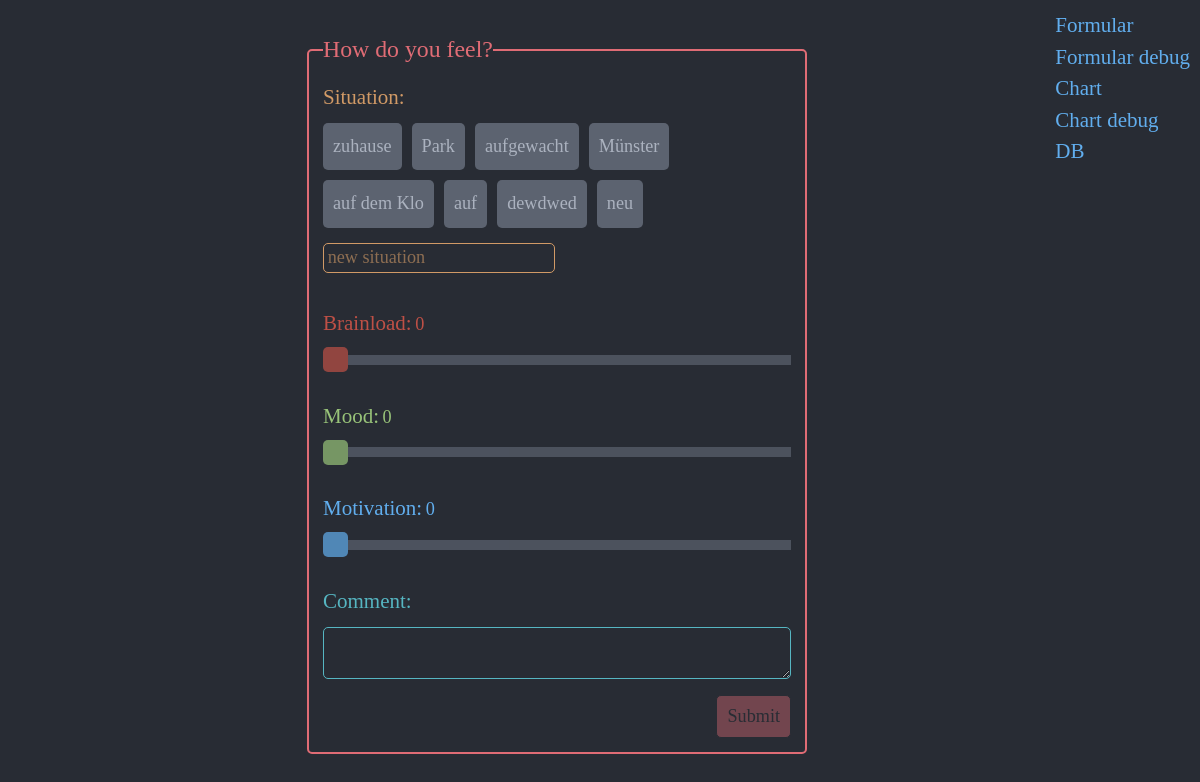
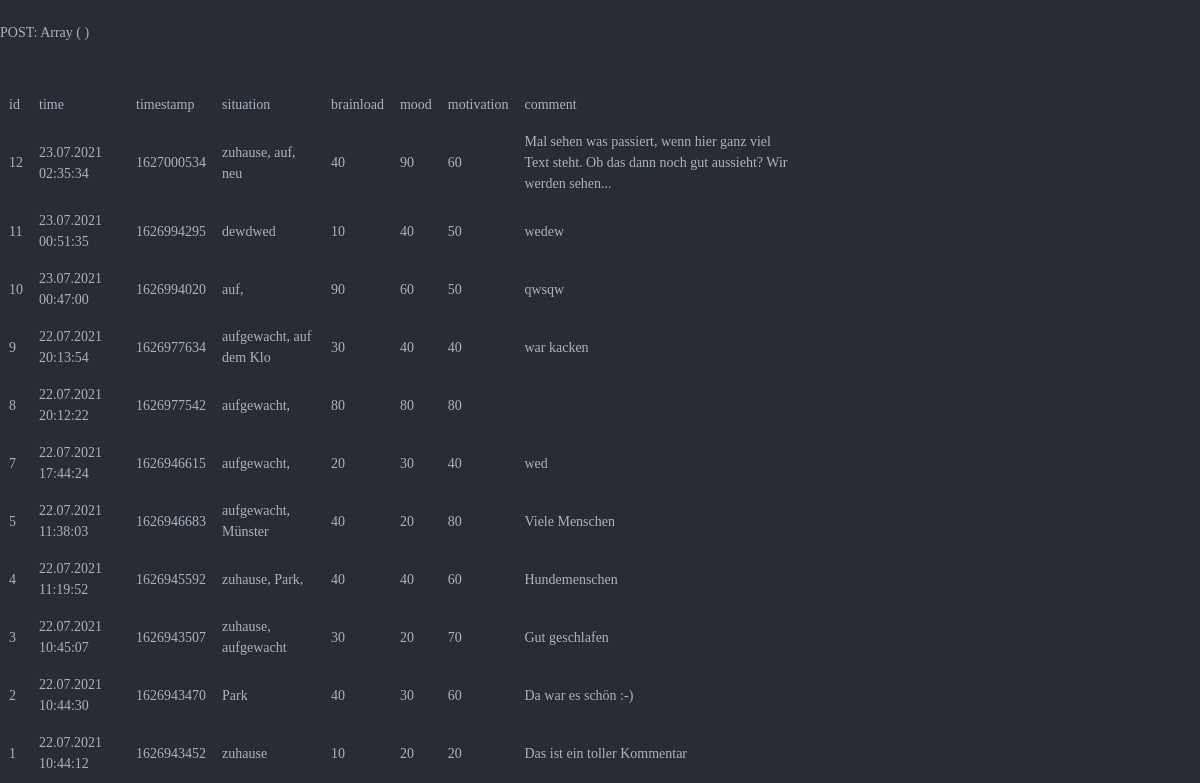
The page /error.php on the database as committed earlier (2 pictures, top to bottom).
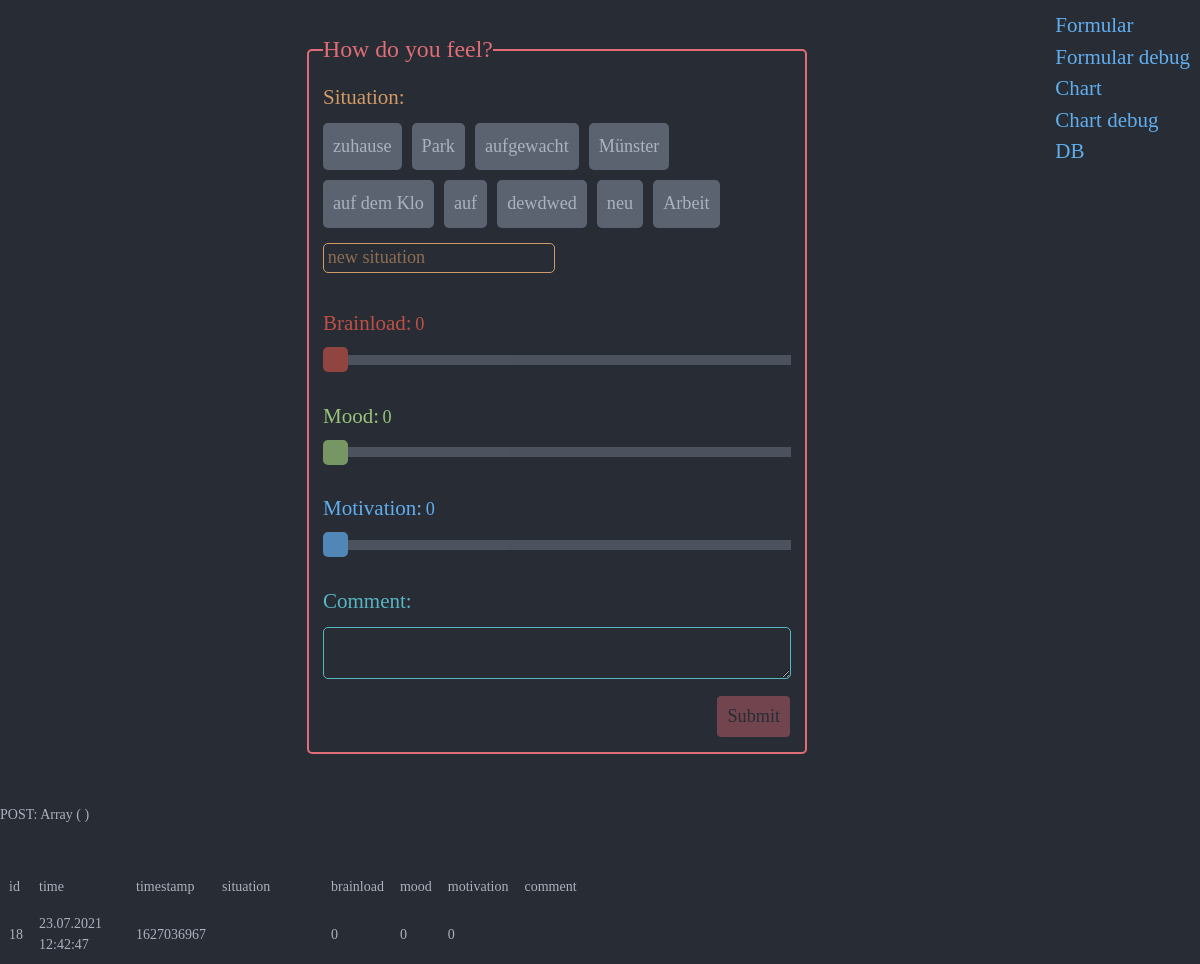
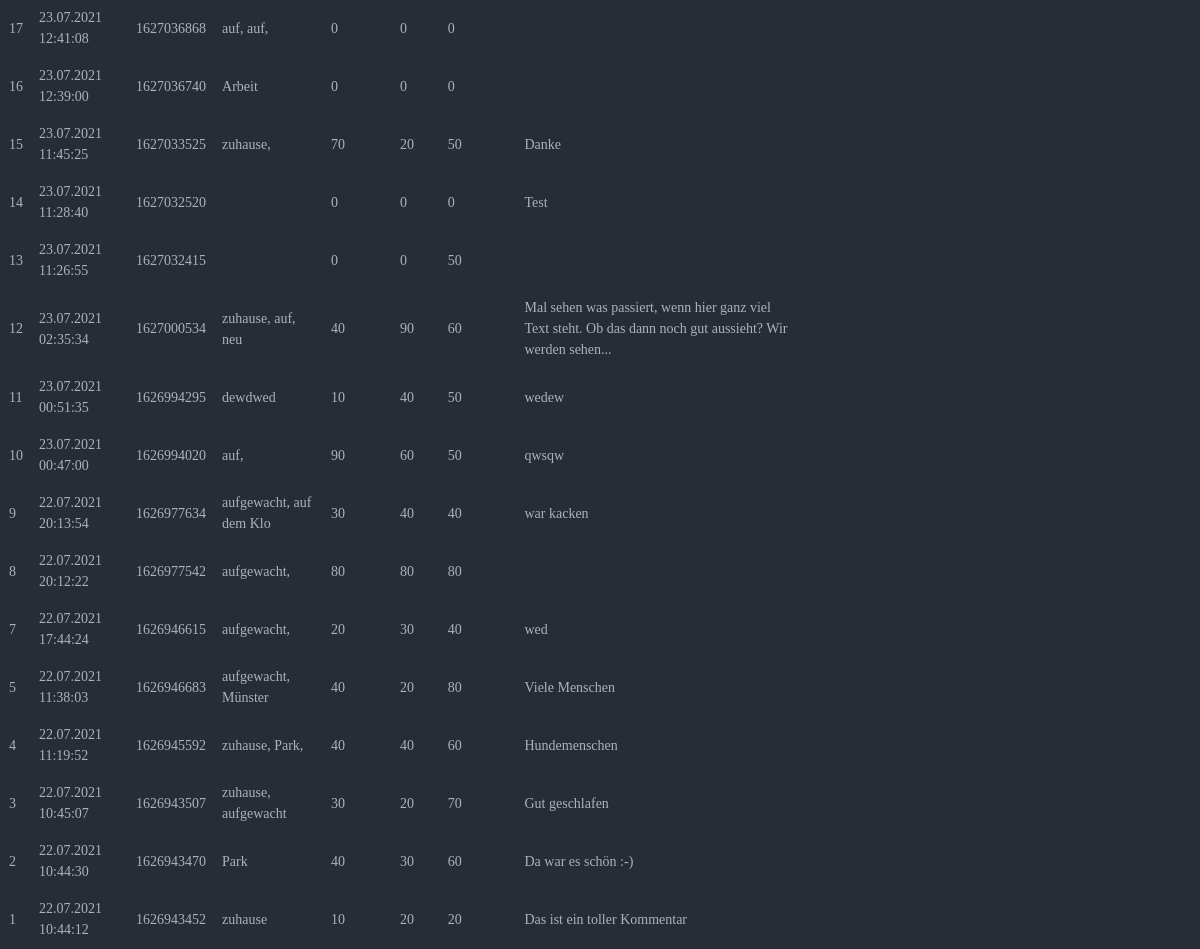
The same page on the database as committed later (2 pictures, top to bottom).
### tables this page shows
CREATE TABLE "user_1" (
  "id" INTEGER PRIMARY KEY AUTOINCREMENT NOT NULL,
  "time" DATETIME,
  "timestamp" INTEGER,
  "situation" VARCHAR,
  "brainload" INTEGER,
  "mood" INTEGER,
  "motivation" INTEGER,
  "comment" VARCHAR
);

### index.php (the view, shortened to what this page needs)
<!DOCTYPE html>
<html lang="de">
<head>
    <link rel="stylesheet" href="style.css">
</head>
<body>
    <?php
$db = new SQLite3('timestamp.sqlite', SQLITE3_OPEN_CREATE | SQLITE3_OPEN_READWRITE);
$db->query('CREATE TABLE IF NOT EXISTS "user_1" (
  "id" INTEGER PRIMARY KEY AUTOINCREMENT NOT NULL,
  "time" DATETIME,
  "timestamp" INTEGER,
  "situation" VARCHAR,
  "brainload" INTEGER,
  "mood" INTEGER,
  "motivation" INTEGER,
  "comment" VARCHAR
)');
$results= $db->query("select * from user_1");
$data= array();
while ($res= $results->fetchArray(1)){
  array_push($data, $res);
}
$situations = array();
foreach ($data as $key => $value) {
  foreach ($value as $k => $v) {
    if ($k == 'situation'){
      $situation = (explode(",",$v));
      foreach ($situation as $nr => $sit) {
        array_push($situations, trim($sit));
      }
    }
  }
}
$situations = array_filter(array_unique($situations));
if ($error){
  echo <<< HTML
  <div id=links>
    <a href="index.php">Formular</a>
    <a href="error">Formular debug</a>
    <a href="chart.php">Chart</a>
    <a href="error?e=chart">Chart debug</a>
    <a href="assets/admin.php">DB</a>
  </div>
  HTML;
}else{
  echo <<< HTML
  <div id=links>
    <a href="chart.php"><img src="assets/ChartIcon.png" alt="ChartIcon"></a>
  </div>
  HTML;
}
?>
    <div id="content">
        <form action="" method="POST" name=form autocomplete=off>
            <fieldset>
                <legend>How do you feel?</legend>
                <label class="itemLabel situation" for=situation>Situation: </label>
                <div id=SituationCheckboxes>
                    <?php
            foreach ($situations as $key => $value) {
              $id = random_int(1000,9999);
              echo "<label class=text_checkbox for=$id>$value</label>";
            }
            echo "<input type=text class=newSituation name=situations[] placeholder='new situation'>";
          ?>
                </div>
                <label class="itemLabel brainload" for=brainloadSlider>Brainload: </label>
                <div id=brainloadSliderOutput></div>
                <input type="range" min="0" max="100" value="0" step="10" class="slider brainload" id=brainloadSlider name=brainload>
                <label class="itemLabel mood" for=moodSlider>Mood: </label>
                <div id=moodSliderOutput></div>
                <input type="range" min="0" max="100" value="0" step="10" class="slider mood" id=moodSlider name=mood>
                <label class="itemLabel motivation" for=motivationSlider>Motivation: </label>
                <div id=motivationSliderOutput></div>
                <input type="range" min="0" max="100" value="0" step="10" class="slider motivation" id=motivationSlider name=motivation>
                <label class="itemLabel comment" for=comment>Comment: </label>
                <textarea name="comment" id="comment"></textarea>
                <input type="submit" id=submitButton class=button value="Submit" name="submit" disabled>
            </fieldset>
        </form>
    </div>
</body>
</html>
<?php
if (1 == $error){
  echo "<br><br><br>POST: ";
  print_r($_POST);
}
$db = new SQLite3('timestamp.sqlite', SQLITE3_OPEN_CREATE | SQLITE3_OPEN_READWRITE);
$results= $db->query("select * from user_1");
$data= array();
while ($res= $results->fetchArray(1)){
array_push($data, $res);
}
if (1 == $error){
  $data = array_reverse($data);
  echo "<table class=allData>";
  echo "<tr>";
  echo "<td>id</td>";
  echo "<td>time</td>";
  echo "<td>timestamp</td>";
  echo "<td>situation</td>";
  echo "<td>brainload</td>";
  echo "<td>mood</td>";
  echo "<td>motivation</td>";
  echo "<td>comment</td>";
  echo "</tr>";
  foreach ($data as $key => $value) {
    echo "<tr>";
    foreach ($value as $k => $v) {
      echo "<td>".$v."</td>";
    }
    echo "</tr>";
  }
  echo "</table>";
}

### error.php (shortened to what this page needs)
<?php
$error = 1;
if (isset($_GET['e']) && $_GET['e'] == "chart"){
    include 'chart.php';
}else{
    include 'index.php';
}

### style.css (style rules this page uses)
:root { --dark: #282c34; --lightgrey: #abb2bf; --grey: #818896; --darkgrey: #5c6370; --bluegreen: #56b6c2; --blue: #61aeee; --pink: #c678dd; --salomon: #e06c75; --green: #98c379; --red: #be5046; --orange: #d19a66; --yellow: #e6c07b }
body, html { height: 100vh; margin: 5px 0 0 }
body { height: 100vh; background: var(--dark); color: var(--lightgrey); font-family: LibreBaskerville_Regular,Garamond,serif; font-size: 14px; font-style: normal; line-height: 1.5 }
#links { position: absolute; top: 10px; right: 10px; font-size: 1.5em; text-decoration: none; display: grid; }
#links a { color:#61aeee; }
#content { position: relative; top: 20px; margin: auto; max-width: 600px }
::placeholder { color: var(--orange); opacity: .6 }
.button { font-family: LibreBaskerville_Regular,Garamond,serif; float:right; font-size:1.3em; border: 1px solid var(--dark); border-radius: 5px; padding: 10px 10px 10px 10px; margin-top: 10px; background: var(--salomon); color: var(--dark); text-align: center; cursor: pointer }
fieldset { max-width: 500px; padding: 1em; margin: .5em; border: 2px solid var(--salomon); border-radius: 5px }
legend { font-size: 1.7em; color: var(--salomon); }
label.itemLabel { padding-top: 30px; padding-bottom: 10px; font-size: 1.5em; display: inline-block }
label.itemLabel.situation { color: var(--orange); padding-top: 0px; padding-bottom: 0px; }
label.itemLabel.brainload { color: var(--red) }
label.itemLabel.mood { color: var(--green) }
label.itemLabel.motivation { color: var(--blue) }
label.itemLabel.comment { color: var(--bluegreen) }
.slider { -webkit-appearance: none; appearance: none; width: 100%; height: 10px; background: var(--darkgrey); outline: 0; opacity: .7; -webkit-transition: .2s; transition: opacity .2s; margin-top: 5px; border: none }
label + div { display: inline }
#brainloadSliderOutput { color: var(--red); font-size: 1.3em; }
#moodSliderOutput { color: var(--green); font-size: 1.3em; }
#motivationSliderOutput { color: var(--blue); font-size: 1.3em; }
#SituationCheckboxes { display: block; padding: 5px 0 }
input.newSituation { display: block; margin-top: 10px; font-family: LibreBaskerville_Regular,Garamond,serif; font-size: 1.3em; background-color: var(--dark); padding: .2em; color: var(--orange); border: 1px solid var(--orange); border-radius: 5px; }
label.text_checkbox { font-size: 1.3em; padding: 10px 10px 10px 10px; background-color: var(--darkgrey); color: var(--lightgrey); border-radius: 5px; cursor: pointer; transition: .2s; margin: 5px 10px 5px 0; display: inline-block }
textarea#comment { width: 100%; padding: 10px 20px 10px 10px; background-color: var(--dark); color: var(--bluegreen); border: 1px solid var(--bluegreen); border-radius: 5px }
#submitButton:disabled, #submitButton[disabled] { opacity: .4; }
table.allData { width: 100vh; overflow-x: scroll }
table.allData tr { border-bottom: 1px solid var(--grey) }
table.allData td { padding: .5em }

Rows that differ between the two databases and show on the page:
added user_1: id "18", time "23.07.2021 12:42:47", timestamp "1627036967", brainload "0", mood "0", motivation "0"
added user_1: id "17", time "23.07.2021 12:41:08", timestamp "1627036868", situation "auf, auf,", brainload "0", mood "0", motivation "0"
added user_1: id "16", time "23.07.2021 12:39:00", timestamp "1627036740", situation "Arbeit", brainload "0", mood "0", motivation "0"
added user_1: id "15", time "23.07.2021 11:45:25", timestamp "1627033525", situation "zuhause,", brainload "70", mood "20", motivation "50", comment "Danke"
added user_1: id "14", time "23.07.2021 11:28:40", timestamp "1627032520", brainload "0", mood "0", motivation "0", comment "Test"
added user_1: id "13", time "23.07.2021 11:26:55", timestamp "1627032415", brainload "0", mood "0", motivation "50"
Other text that changed with them:
new list line: "Arbeit"
